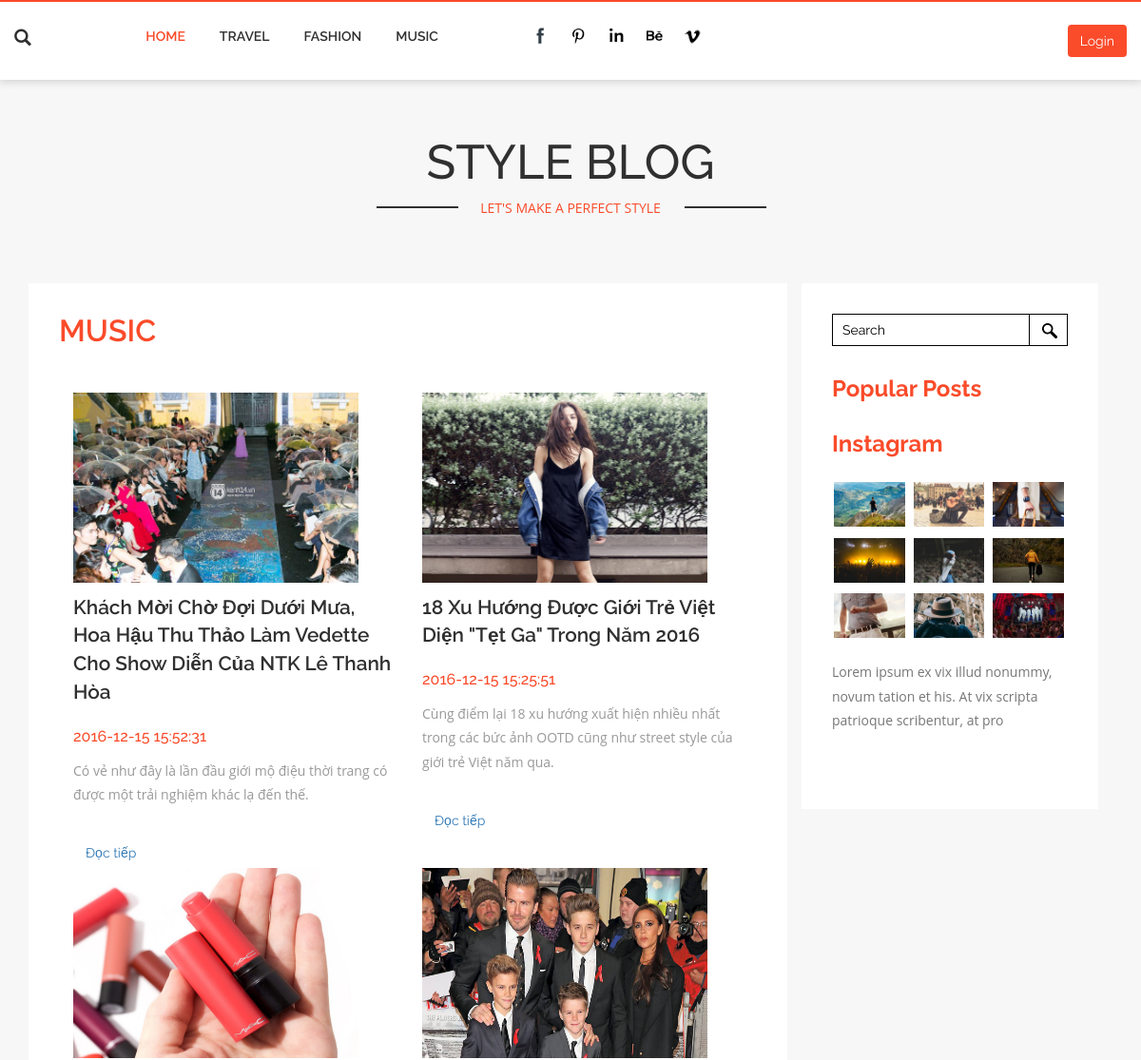
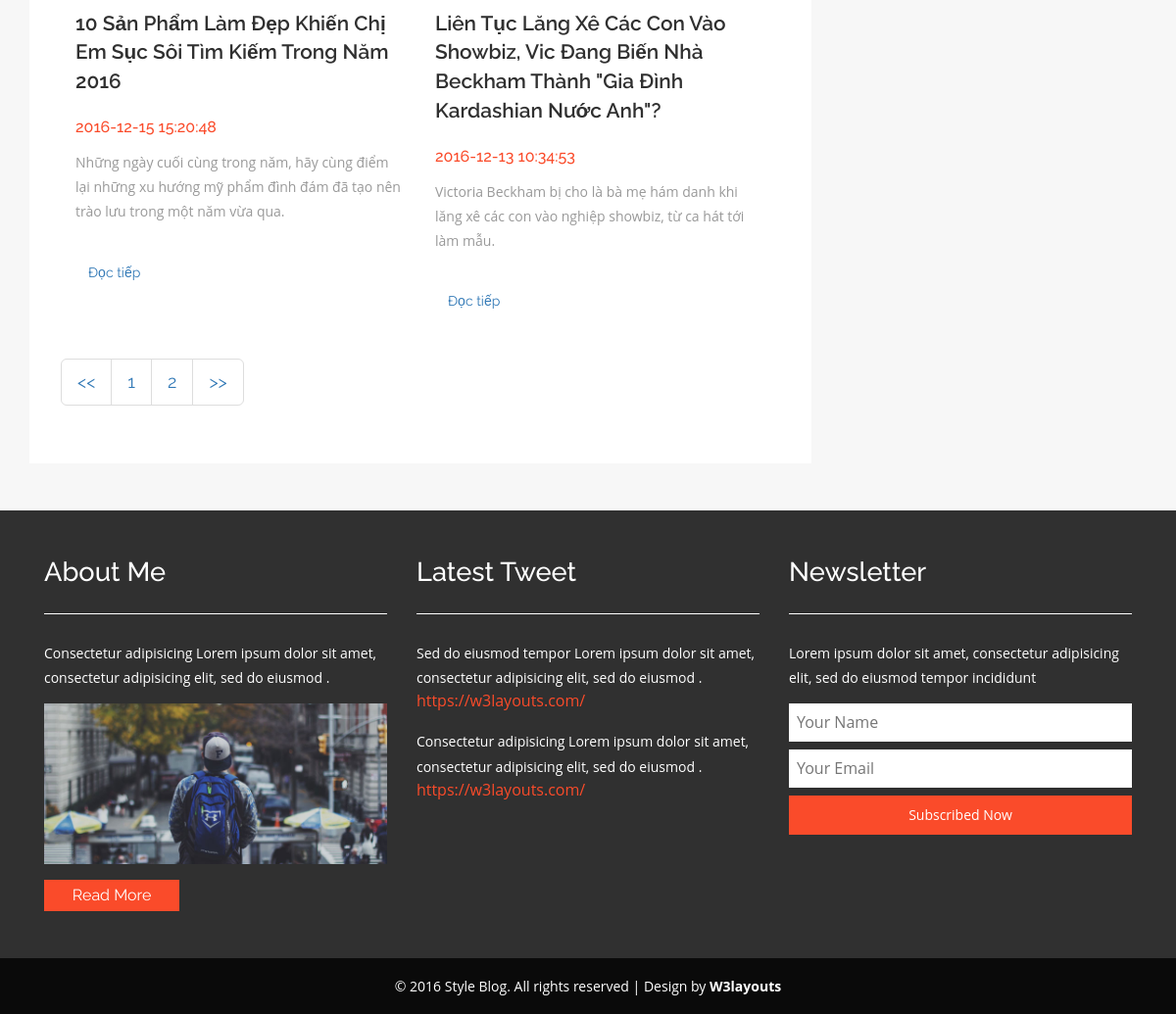
The page /blogs/fashion?trang=1 on the database its author committed (2 pictures, top to bottom).
### tables this page shows
CREATE TABLE `blogs` (
  `blog_id` int(11) NOT NULL AUTO_INCREMENT,
  `title` text NOT NULL,
  `description` text,
  `content` text,
  `created_at` datetime DEFAULT CURRENT_TIMESTAMP,
  `image` varchar(255) DEFAULT NULL,
  `user_id` int(11) DEFAULT NULL,
  `category_id` int(11) DEFAULT NULL,
  `modify_at` datetime DEFAULT NULL,
  `views` int(11) DEFAULT '0',
  PRIMARY KEY (`blog_id`),
  KEY `id_category_fk` (`category_id`),
  KEY `id_user_fk` (`user_id`),
  CONSTRAINT `id_category_fk` FOREIGN KEY (`category_id`) REFERENCES `categories` (`category_id`) ON DELETE CASCADE ON UPDATE CASCADE,
  CONSTRAINT `id_user_fk` FOREIGN KEY (`user_id`) REFERENCES `users` (`user_id`) ON DELETE CASCADE ON UPDATE CASCADE
);

### application/controller/blogs.php (called while the page is built, shortened)
<?php
class Blogs extends Controller
{
    public function fashion ()
    {
        $category_id = 3;
        $trang = $_GET['trang'];
        $totalPostsCate = $this->model->getBlogCate($category_id);
        $so_post = count($totalPostsCate);
        $so_trang = ceil($so_post / 4);
        if ($so_post < 4 ) {
            $trang_hien_tai = 0;
            $so_trang = 1;
        }
        else {
            $trang_hien_tai = ($trang - 1)*4;
        }
        $row_fashion = $this->model->getCategory_blog($category_id, $trang_hien_tai,4);
        require APP . "view/__templates/header.php";
        require APP . "view/fashion.php";
        require APP . "view/__templates/footer.php";
    }
}

### public/index.php (called while the page is built, shortened)
<?php
require APP . "core/controller.php";
$app = new Application();

### application/core/controller.php (called while the page is built, shortened)
<?php
class Controller
{
    public $db = null;
    private function openDatabaseConnection()
    {
        $options = array(PDO::ATTR_DEFAULT_FETCH_MODE => PDO::FETCH_OBJ, PDO::ATTR_ERRMODE => PDO::ERRMODE_WARNING);
        $this->db = new PDO(DB_TYPE . ':host=' . DB_HOST . ';dbname=' . DB_NAME . ';charset=' . DB_CHARSET, DB_USER, DB_PASS, $options);
    }
    public function loadModel()
    {
        require APP . 'model/model.php';
        $this->model = new Model($this->db);
    }
}

### application/model/model.php (called while the page is built, shortened)
<?php
class Model
{
    function __construct($db)
    {
        try {
            $this->db = $db;
        } catch (PDOException $e) {
            exit('Database connection could not be established.');
        }
    }
    public function getBlogCate ($category_id)
    {
        $sql = "SELECT * FROM blogs WHERE category_id = $category_id";
        try{
            $query = $this->db->prepare($sql);
            $query->execute();
            return $query->fetchAll(PDO::FETCH_ASSOC);
        }catch(PDOException $e){
            echo $e->getMessage();
        }
    }
    public function getCategory_blog ($category_id, $from, $so_tin_1trang)
    {
        $sql = "SELECT * FROM blogs WHERE category_id = $category_id ORDER BY blogs.created_at DESC LIMIT  $from, $so_tin_1trang  ";
        try {
            $query = $this->db->prepare($sql);
            $query->execute();
            return $query->fetchAll(PDO::FETCH_ASSOC);
        }catch (PDOException $e){
            echo $e->getMessage();
        }
    }
}

### application/view/fashion.php (the view, shortened to what this page needs)
<div class="technology">
    <div class="container">
        <div class="col-md-9 technology-left">
            <div class="blog">
                <h2 class="w3">MUSIC</h2>
                <div class="blog-grids1">
                    <?php
                    foreach ($row_fashion as $r) {
                        ?>
                        <div class="col-md-6 blog-grid" style="height: 500px ">
                            <div class="blog-grid-left1">
                                <a href="/blogs/detail/<?php echo $r["blog_id"] ?>"><img src="/<?php echo $r["image"] ?>" alt=" "
                                                               class="img-responsive" style="width: 300px; height: 200px;"></a>
                            </div>
                            <div class="blog-grid-right1">
                                <a href="/blogs/detail/<?php echo $r["blog_id"] ?>"><?php echo $r["title"] ?></a>
                                <h4><?php echo $r["created_at"] ?></h4>
                                <p><?php echo $r["description"] ?></p>
                            </div>
                            <div class="more m1">
                                <a class="btn effect6" href="/blogs/detail/<?php echo $r["blog_id"] ?>">Đọc tiếp</a>
                            </div>
                        </div>
                        <?php
                    }
                    ?>
                    <div class="clearfix"></div>
                </div>
                <nav class="paging">
                    <ul class="pagination pagination-lg">
                        <li><a href="<?php echo URL ?>Blogs/fashion?trang=<?php echo $trang - 1 ?>" aria-label="Previous"><span aria-hidden="true"><<</span></a></li>
                        <?php if ($so_trang < 5) { for ($i = 1; $i <= $so_trang; $i++) {?>
                            <li><a href="<?php echo URL ?>Blogs/fashion?trang=<?php echo $i ?>"><?php echo $i ?></a></li>
                        <?php } } else { for ($i = $trang; $i <= $trang + 4; $i++) {?>
                            <li><a href="<?php echo URL ?>Blogs/fashion?trang=<?php echo $i ?>"><?php echo $i ?></a></li>
                        <?php }}?>
                        <li><a href="<?php echo URL ?>Blogs/fashion?trang=<?php echo $trang + 1 ?>" aria-label="Next"><span aria-hidden="true">>></span></a></li>
                    </ul>
                </nav>
            </div>
        </div>
        <div class="col-md-3 technology-right">
            <div class="blo-top1">
                <div class="tech-btm">
                    <div class="search-1">
                        <form action="#" method="post">
                            <input type="search" name="Search" value="Search" onfocus="this.value = '';"
                                   onblur="if (this.value == '') {this.value = 'Search';}" required="">
                            <input type="submit" value=" ">
                        </form>
                    </div>
                    <h4>Popular Posts </h4>
                    <div class="insta">
                        <h4>Instagram</h4>
                        <ul>
                            <li><a href="singlepage.html"><img src="<?php echo URL ?>images/t1.jpg" class="img-responsive" alt=""></a>
                            </li>
                            <li><a href="singlepage.html"><img src="<?php echo URL ?>images/m1.jpg" class="img-responsive" alt=""></a>
                            </li>
                            <li><a href="singlepage.html"><img src="<?php echo URL ?>images/f1.jpg" class="img-responsive" alt=""></a>
                            </li>
                            <li><a href="singlepage.html"><img src="<?php echo URL ?>images/m2.jpg" class="img-responsive" alt=""></a>
                            </li>
                            <li><a href="singlepage.html"><img src="<?php echo URL ?>images/f2.jpg" class="img-responsive" alt=""></a>
                            </li>
                            <li><a href="singlepage.html"><img src="<?php echo URL ?>images/t2.jpg" class="img-responsive" alt=""></a>
                            </li>
                            <li><a href="singlepage.html"><img src="<?php echo URL ?>images/f3.jpg" class="img-responsive" alt=""></a>
                            </li>
                            <li><a href="singlepage.html"><img src="<?php echo URL ?>images/t3.jpg" class="img-responsive" alt=""></a>
                            </li>
                            <li><a href="singlepage.html"><img src="<?php echo URL ?>images/m3.jpg" class="img-responsive" alt=""></a>
                            </li>
                        </ul>
                    </div>
                    <p>Lorem ipsum ex vix illud nonummy, novum tation et his. At vix scripta patrioque scribentur, at
                        pro</p>
                    <div class="twt">
                        <iframe id="twitter-widget-0" scrolling="no" frameborder="0" allowtransparency="true"
                                class="twitter-hashtag-button twitter-hashtag-button-rendered twitter-tweet-button"
                                title="Twitter Tweet Button"
                                src="https://platform.twitter.com/widgets/tweet_button.b7de008f493a5185d8df1aedd62d77c6.en.html#button_hashtag=TwitterStories&amp;dnt=false&amp;id=twitter-widget-0&amp;lang=en&amp;original_referer=https%3A%2F%2Fp.w3layouts.com%2Fdemos%2Fduplex%2Fweb%2F&amp;size=l&amp;time=1467721486626&amp;type=hashtag"
                                style="position: static; visibility: visible; width: 166px; height: 28px;"
                                data-hashtag="TwitterStories"></iframe>
                    </div>
                </div>
            </div>
        </div>
    </div>
</div>

### rows shown on the page
blogs: image (picture), title "Khách Mời Chờ Đợi Dưới Mưa, Hoa Hậu Thu Thảo Làm Vedette Cho Show Diễn Của NTK Lê Thanh Hòa", created_at "2016-12-15 15:52:31", description "Có vẻ như đây là lần đầu giới mộ điệu thời trang có được một trải nghiệm khác lạ đến thế."
blogs: image (picture), title "18 Xu Hướng Được Giới Trẻ Việt Diện \"tẹt Ga\" Trong Năm 2016", created_at "2016-12-15 15:25:51", description "Cùng điểm lại 18 xu hướng xuất hiện nhiều nhất trong các bức ảnh OOTD cũng như street style của giới trẻ Việt năm qua."
blogs: image (picture), title "10 Sản Phẩm Làm Đẹp Khiến Chị Em Sục Sôi Tìm Kiếm Trong Năm 2016", created_at "2016-12-15 15:20:48", description "Những ngày cuối cùng trong năm, hãy cùng điểm lại những xu hướng mỹ phẩm đình đám đã tạo nên trào lưu trong một năm vừa qua."
blogs: image (picture), title "Liên Tục Lăng Xê Các Con Vào Showbiz, Vic Đang Biến Nhà Beckham Thành \"gia Đình Kardashian Nước Anh\"?", created_at "2016-12-13 10:34:53", description "Victoria Beckham bị cho là bà mẹ hám danh khi lăng xê các con vào nghiệp showbiz, từ ca hát tới làm mẫu."
